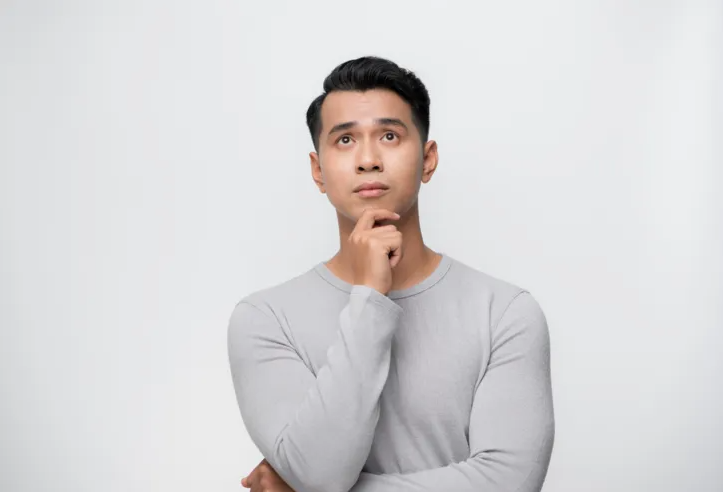
#> input picture tools/tests/person.png, 723 x 492 px
$ python image2cpp.py tests/person.png out --width 100 --height 100
#> lines starting #> are read from the running program, lines starting #| are printed output that depends on the picture
import argparse
import os
from pathlib import Path

import cv2


def sanitize_symbol_name(name: str) -> str:
    sanitized = []
    for ch in name:
        if ch.isalnum() or ch == "_":
            sanitized.append(ch)
        else:
            sanitized.append("_")
    result = "".join(sanitized).strip("_")
    return result or "image_data"


def format_cpp_byte_array(data: bytes, values_per_line: int = 12) -> str:
    values = [f"0x{byte:02X}" for byte in data]
    lines = []
    for idx in range(0, len(values), values_per_line):
        lines.append("    " + ", ".join(values[idx:idx + values_per_line]))
    return ",\n".join(lines)


def convert_image_to_cpp(
    input_file: str,
    output_dir: str,
    width: int,
    height: int,
    color_order: str,
    array_name: str | None,
) -> tuple[str, str]:
#> called with input_file = 'tests/person.png', output_dir = 'out', width = 100, height = 100, color_order = 'RGB'
    image = cv2.imread(input_file, cv2.IMREAD_COLOR)
#> image is the input picture: shape (492, 723, 3); mean B, G, R 215.4, 214.6, 216.2
    if image is None:
        raise ValueError(f"Failed to read image: {input_file}")

    resized = cv2.resize(image, (width, height), interpolation=cv2.INTER_LINEAR)
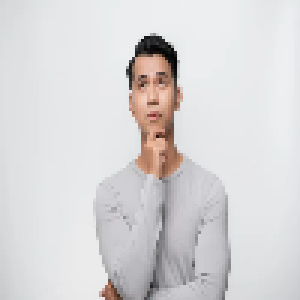
#> resized: shape (100, 100, 3) (shown 3 times larger); mean B, G, R 215.4, 214.6, 216.2
    if color_order.upper() == "RGB":
        resized = cv2.cvtColor(resized, cv2.COLOR_BGR2RGB)
    elif color_order.upper() != "BGR":
        raise ValueError(f"Unsupported color order: {color_order}")

    image_bytes = resized.tobytes()

    base_name = sanitize_symbol_name(array_name or Path(input_file).stem)
    header_file = os.path.join(output_dir, f"{base_name}.h")
    cpp_file = os.path.join(output_dir, f"{base_name}.cpp")

    os.makedirs(output_dir, exist_ok=True)

    header_guard = f"{base_name.upper()}_H"
    array_len = len(image_bytes)
#> array_len = 30000
    data_array = format_cpp_byte_array(image_bytes)

    header_content = f'''#ifndef {header_guard}
#define {header_guard}

#include <stddef.h>
#include <stdint.h>

extern const size_t {base_name}_size;
extern const uint32_t {base_name}_width;
extern const uint32_t {base_name}_height;
extern const uint32_t {base_name}_channels;
extern const uint8_t {base_name}_data[{array_len}];

#endif // {header_guard}
'''

    cpp_content = f'''#include "{os.path.basename(output_dir)}/{base_name}.h"

const size_t {base_name}_size = {array_len};
const uint32_t {base_name}_width = {width};
const uint32_t {base_name}_height = {height};
const uint32_t {base_name}_channels = 3;
const uint8_t {base_name}_data[{array_len}] = {{
{data_array}
}};
'''

    with open(header_file, "w", encoding="utf-8") as file:
        file.write(header_content)

    with open(cpp_file, "w", encoding="utf-8") as file:
        file.write(cpp_content)

    return header_file, cpp_file


def main() -> int:
    parser = argparse.ArgumentParser(
        description="Resize an image and export it as C++ byte-array source files."
    )
    parser.add_argument("input_file", help="Input image path.")
    parser.add_argument("output_dir", help="Directory to save the generated .h/.cpp files.")
    parser.add_argument("--width", type=int, required=True, help="Target image width.")
    parser.add_argument("--height", type=int, required=True, help="Target image height.")
    parser.add_argument(
        "--color-order",
        choices=["RGB", "BGR"],
        default="RGB",
        help="Channel order stored in the generated array.",
    )
    parser.add_argument(
        "--array-name",
        help="Optional C/C++ symbol base name. Defaults to the input file stem.",
    )

    args = parser.parse_args()
    header_file, cpp_file = convert_image_to_cpp(
        input_file=args.input_file,
        output_dir=args.output_dir,
        width=args.width,
        height=args.height,
        color_order=args.color_order,
        array_name=args.array_name,
    )
    print(f"Generated files: {header_file}, {cpp_file}")
    return 0


if __name__ == "__main__":
    raise SystemExit(main())
#> (the program exits here)
